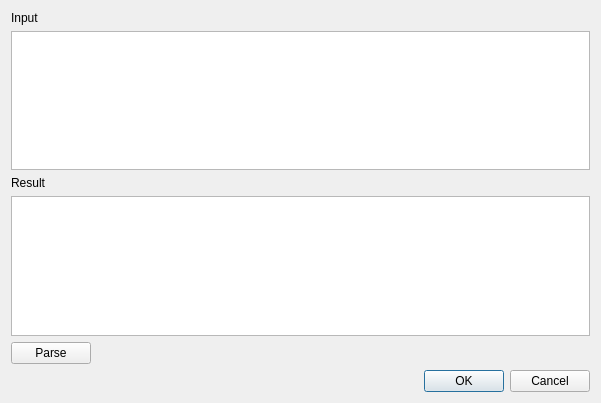
<?xml version="1.0" encoding="UTF-8"?>
<ui version="4.0">
 <class>QmEquationDialog</class>
 <widget class="QDialog" name="QmEquationDialog">
  <property name="geometry">
   <rect>
    <x>0</x>
    <y>0</y>
    <width>601</width>
    <height>403</height>
   </rect>
  </property>
  <property name="windowTitle">
   <string>Dialog</string>
  </property>
  <layout class="QVBoxLayout" name="verticalLayout">
   <item>
    <widget class="QLabel" name="label_2">
     <property name="text">
      <string>Input</string>
     </property>
    </widget>
   </item>
   <item>
    <widget class="QPlainTextEdit" name="inputEdit">
     <property name="plainText">
      <string/>
     </property>
    </widget>
   </item>
   <item>
    <widget class="QLabel" name="label">
     <property name="text">
      <string>Result</string>
     </property>
    </widget>
   </item>
   <item>
    <widget class="ScriptEdit" name="resultEdit"/>
   </item>
   <item>
    <layout class="QHBoxLayout" name="horizontalLayout">
     <item>
      <widget class="QPushButton" name="pushButton">
       <property name="text">
        <string>Parse</string>
       </property>
      </widget>
     </item>
     <item>
      <spacer name="horizontalSpacer">
       <property name="orientation">
        <enum>Qt::Horizontal</enum>
       </property>
       <property name="sizeHint" stdset="0">
        <size>
         <width>40</width>
         <height>20</height>
        </size>
       </property>
      </spacer>
     </item>
    </layout>
   </item>
   <item>
    <widget class="QDialogButtonBox" name="buttonBox">
     <property name="orientation">
      <enum>Qt::Horizontal</enum>
     </property>
     <property name="standardButtons">
      <set>QDialogButtonBox::Cancel|QDialogButtonBox::Ok</set>
     </property>
    </widget>
   </item>
  </layout>
 </widget>
 <customwidgets>
  <customwidget>
   <class>ScriptEdit</class>
   <extends>QTextEdit</extends>
   <header>ScriptEdit.h</header>
  </customwidget>
 </customwidgets>
 <resources/>
 <connections>
  <connection>
   <sender>buttonBox</sender>
   <signal>accepted()</signal>
   <receiver>QmEquationDialog</receiver>
   <slot>accept()</slot>
   <hints>
    <hint type="sourcelabel">
     <x>227</x>
     <y>385</y>
    </hint>
    <hint type="destinationlabel">
     <x>157</x>
     <y>274</y>
    </hint>
   </hints>
  </connection>
  <connection>
   <sender>buttonBox</sender>
   <signal>rejected()</signal>
   <receiver>QmEquationDialog</receiver>
   <slot>reject()</slot>
   <hints>
    <hint type="sourcelabel">
     <x>295</x>
     <y>391</y>
    </hint>
    <hint type="destinationlabel">
     <x>286</x>
     <y>274</y>
    </hint>
   </hints>
  </connection>
  <connection>
   <sender>pushButton</sender>
   <signal>clicked()</signal>
   <receiver>QmEquationDialog</receiver>
   <slot>parse()</slot>
   <hints>
    <hint type="sourcelabel">
     <x>53</x>
     <y>353</y>
    </hint>
    <hint type="destinationlabel">
     <x>355</x>
     <y>5</y>
    </hint>
   </hints>
  </connection>
 </connections>
 <slots>
  <slot>parse()</slot>
 </slots>
</ui>
